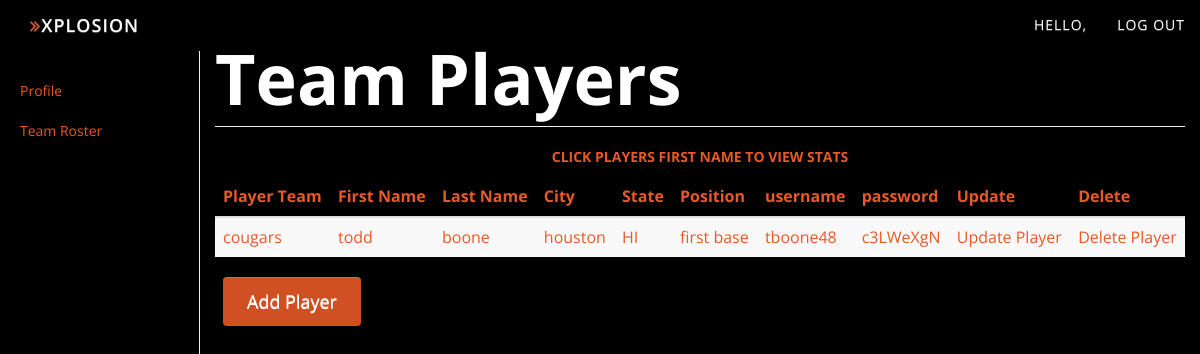
The app's page /Coach/Team/View/1/ with its own data.
### accounts/models.py (models this page shows, shortened)
class Players(models.Model):
    predominate_hand_choices=(('left','left'),('right','right'))
    baseball_positions=(('pitcher','pitcher'),('catcher','catcher'),('first base','first base'),('second base','second base')
                        ,('third base','third base'),('shortstop','shortstop'),('right fielder','right fielder'),
                        ('left fielder','left fielder'),('center fielder','center fielder'))
    type_choices=(("independent","independent"),("Coach-Dependent","Coach-Dependent"))
    height_feet_choices=(("1ft","1ft"),("2ft","2ft"),("3ft","3ft"),("4ft","4ft"),("5ft","5ft"),("6ft","6ft"))
    height_inches_choices=(("1in","1in"),("2in","2in"),("3in","3in"),("4in","4in"),("5in","5in"),("6in","6in"),
                           ("7in", "7in"),("8in","8in"),("9in","9in"),("10in","10in"),("11in","11in"),("12in","12in"))
    email=models.CharField(max_length=200)
    username=models.CharField(max_length=30)
    password=models.CharField(max_length=8)
    type = models.CharField(max_length=50, choices=type_choices)
    team = models.ForeignKey(Teams, on_delete=models.CASCADE, blank=True, null=True)
    first_name = models.CharField(max_length=20)
    last_name = models.CharField(max_length=20)
    hometown = models.CharField(max_length=21)
    homestate = models.CharField(max_length=20,choices=state_choice)
    height_feet = models.CharField(max_length=3, choices=height_feet_choices)
    height_inches = models.CharField(max_length=4, choices=height_inches_choices)
    weight = models.CharField(max_length=3)
    batting_orientation = models.CharField(max_length=50,choices=predominate_hand_choices)
    position=models.CharField(max_length=50,choices=baseball_positions)
    player_number=models.IntegerField()

class Teams(models.Model):
    coach = models.ForeignKey(Coachs, on_delete=models.CASCADE)
    team_name = models.CharField(max_length=40)
    mascot = models.CharField(max_length=15)
    city = models.CharField(max_length=21)
    state = models.CharField(max_length=20,choices=state_choice)
    def __str__(self):
        return self.team_name

### accounts/views.py (the view)
# urls.py: url(r'^Coach/Team/View/(?P<team_id>[0-9]+)/$', views.Coach_Profile_Team_View,name='Coach_Team_View'),
def Coach_Profile_Team_View(request,team_id):
    try:
        team=models.Teams.objects.get(id=team_id).players_set.all()
    except models.Teams.DoesNotExist:
        raise Http404("Team does not exist")
    return render(request, 'profile/Profile_Coach_Team_View.html', {'players':team})

### accounts/templates/profile/Profile_Coach_Team_View.html
{% extends 'profile/header.html' %}
{% block content %}
  <body style="background-color:#000">
    {% include 'profile/Navbar.html' %}
    <div class="container-fluid">
      <div class="row">
       {% include 'profile/Sidebar.html' %}
        <div class="col-sm-9 col-sm-offset-3 col-md-10 col-md-offset-2 main">
          <h1 class="page-header" style="color:#fff; font-size:5em">Team Players</h1>
          <h5 style="color: #E75926; text-align: center">Click Players first name to view stats</h5>
          <div class="table-responsive">
            <table class="table table-striped" style="color:#E75926">
              <thead>
                <tr>
                  <th>Player Team</th>
                  <th>First Name</th>
                  <th>Last Name</th>
                  <th>City</th>
                  <th>State</th>
                  <th>Position</th>
                  <th>username</th>
                  <th>password</th>
                  <th>Update</th>
                  <th>Delete</th>
                </tr>
              </thead>
              <tbody>
              {% for players in players%}
                <tr>
                  <td>{{ players.team }}</td>
                  <td><a href="{% url 'Coach_Player_View' players.id %}">{{ players.first_name}}</a></td>
                  <td>{{ players.last_name}}</td>
                  <td>{{ players.hometown}}</td>
                  <td>{{ players.homestate}}</td>
                  <td>{{ players.position}}</td>
                  <td>{{ players.username}}</td>
                  <td>{{ players.password}}</td>
                  <td><a href="{% url 'Coach_Player_View_Update' players.id %}">Update Player</a></td>
                  <td><a href="{% url 'Coach_Player_View_Delete' players.id %}">Delete Player</a></td>
                </tr>
              {% endfor %}
              </tbody>
            </table>
          </div>
            <a style="color: white" class="btn btn-default" href="{% url 'Coach_Profile_Add_Player' %}">Add Player</a>
          </div>
        </div>
      </div>
  </body>
{% endblock %}

### accounts/static/css/base.css (style rules this page uses)
h1 { color: #777777; }

### accounts/static/css/style.css (style rules this page uses)
body, html { font-family: 'Open Sans', sans-serif; text-rendering: optimizeLegibility !important; -webkit-font-smoothing: antialiased !important; color: #777; width: 100% !important; height: 100% !important; }
h1 { font-weight: 700; }
h5 { text-transform: uppercase; font-weight: 700; line-height: 20px; }
a { color: #E75926; }
a:link { color: #E75926; }
.btn-default { color: #f6f6f6; background: #cf5022; border: 0; padding: 12px 24px; margin: 0 8px; font-size: 18px; transition: all 0.5s; }

### records on screen
Players: team "cougars", first_name "todd", last_name "boone", hometown "houston", homestate "HI", position "first base", username "tboone48", password "c3LWeXgN"
